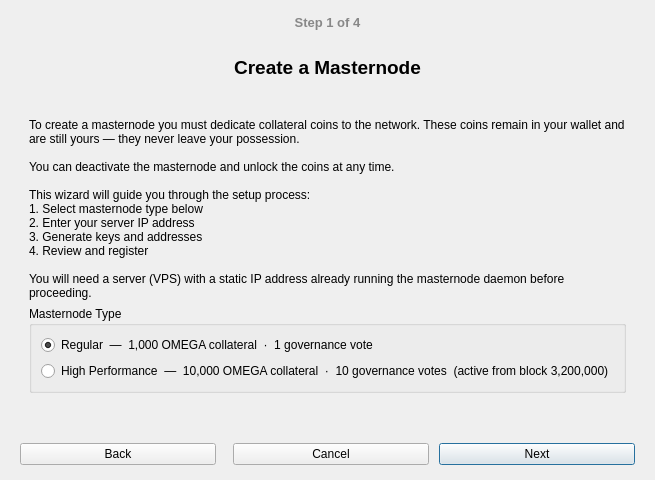
<?xml version="1.0" encoding="UTF-8"?>
<ui version="4.0">
 <class>MasternodeWizardDialog</class>
 <widget class="QDialog" name="MasternodeWizardDialog">
  <property name="geometry">
   <rect>
    <x>0</x>
    <y>0</y>
    <width>620</width>
    <height>480</height>
   </rect>
  </property>
  <property name="windowTitle">
   <string>Masternode Setup Wizard</string>
  </property>
  <property name="modal">
   <bool>true</bool>
  </property>
  <layout class="QVBoxLayout" name="mainLayout">
   <property name="spacing">
    <number>10</number>
   </property>
   <property name="leftMargin">
    <number>20</number>
   </property>
   <property name="topMargin">
    <number>15</number>
   </property>
   <property name="rightMargin">
    <number>20</number>
   </property>
   <property name="bottomMargin">
    <number>15</number>
   </property>
   <item>
    <widget class="QLabel" name="labelStepIndicator">
     <property name="text">
      <string>Step 1 of 4</string>
     </property>
     <property name="alignment">
      <set>Qt::AlignCenter</set>
     </property>
     <property name="styleSheet">
      <string>font-weight: bold; font-size: 10pt; color: #888;</string>
     </property>
    </widget>
   </item>
   <item>
    <widget class="QStackedWidget" name="stackedWidget">
     <property name="currentIndex">
      <number>0</number>
     </property>
     <!-- Page 0: Welcome -->
     <widget class="QWidget" name="pageWelcome">
      <layout class="QVBoxLayout" name="welcomeLayout">
       <item>
        <spacer name="welcomeTopSpacer">
         <property name="orientation">
          <enum>Qt::Vertical</enum>
         </property>
        </spacer>
       </item>
       <item>
        <widget class="QLabel" name="labelWelcomeTitle">
         <property name="text">
          <string>Create a Masternode</string>
         </property>
         <property name="alignment">
          <set>Qt::AlignCenter</set>
         </property>
         <property name="styleSheet">
          <string>font-size: 14pt; font-weight: bold;</string>
         </property>
        </widget>
       </item>
       <item>
        <spacer name="welcomeMidSpacer1">
         <property name="orientation">
          <enum>Qt::Vertical</enum>
         </property>
         <property name="sizeHint" stdset="0">
          <size>
           <width>20</width>
           <height>15</height>
          </size>
         </property>
        </spacer>
       </item>
       <item>
        <widget class="QLabel" name="labelWelcomeText">
         <property name="text">
          <string>To create a masternode you must dedicate collateral coins to the network. These coins remain in your wallet and are still yours — they never leave your possession.

You can deactivate the masternode and unlock the coins at any time.

This wizard will guide you through the setup process:
1. Select masternode type below
2. Enter your server IP address
3. Generate keys and addresses
4. Review and register

You will need a server (VPS) with a static IP address already running the masternode daemon before proceeding.</string>
         </property>
         <property name="wordWrap">
          <bool>true</bool>
         </property>
         <property name="alignment">
          <set>Qt::AlignLeft|Qt::AlignVCenter</set>
         </property>
        </widget>
       </item>
       <item>
        <widget class="QGroupBox" name="groupBoxMnType">
         <property name="title">
          <string>Masternode Type</string>
         </property>
         <layout class="QVBoxLayout" name="mnTypeLayout">
          <item>
           <widget class="QRadioButton" name="radioRegular">
            <property name="text">
             <string>Regular  —  1,000 OMEGA collateral  ·  1 governance vote</string>
            </property>
            <property name="checked">
             <bool>true</bool>
            </property>
           </widget>
          </item>
          <item>
           <widget class="QRadioButton" name="radioHP">
            <property name="text">
             <string>High Performance  —  10,000 OMEGA collateral  ·  10 governance votes  (active from block 3,200,000)</string>
            </property>
           </widget>
          </item>
         </layout>
        </widget>
       </item>
       <item>
        <spacer name="welcomeBottomSpacer">
         <property name="orientation">
          <enum>Qt::Vertical</enum>
         </property>
        </spacer>
       </item>
      </layout>
     </widget>
     <!-- Page 1: Server Configuration -->
     <widget class="QWidget" name="pageServer">
      <layout class="QVBoxLayout" name="serverLayout">
       <item>
        <spacer name="serverTopSpacer">
         <property name="orientation">
          <enum>Qt::Vertical</enum>
         </property>
        </spacer>
       </item>
       <item>
        <widget class="QLabel" name="labelServerTitle">
         <property name="text">
          <string>Server Configuration</string>
         </property>
         <property name="styleSheet">
          <string>font-size: 12pt; font-weight: bold;</string>
         </property>
         <property name="alignment">
          <set>Qt::AlignCenter</set>
         </property>
        </widget>
       </item>
       <item>
        <spacer name="serverMidSpacer1">
         <property name="orientation">
          <enum>Qt::Vertical</enum>
         </property>
         <property name="sizeHint" stdset="0">
          <size>
           <width>20</width>
           <height>15</height>
          </size>
         </property>
        </spacer>
       </item>
       <item>
        <widget class="QLabel" name="labelServerDesc">
         <property name="text">
          <string>Enter the IP address of your masternode server (VPS). The port will be set automatically to the default network port.</string>
         </property>
         <property name="wordWrap">
          <bool>true</bool>
         </property>
        </widget>
       </item>
       <item>
        <layout class="QHBoxLayout" name="ipLayout">
         <item>
          <widget class="QLabel" name="labelIp">
           <property name="text">
            <string>IP Address:</string>
           </property>
           <property name="minimumWidth">
            <number>100</number>
           </property>
          </widget>
         </item>
         <item>
          <widget class="QLineEdit" name="lineEditIpAddress">
           <property name="placeholderText">
            <string>e.g. 123.45.67.89</string>
           </property>
          </widget>
         </item>
        </layout>
       </item>
       <item>
        <layout class="QHBoxLayout" name="portLayout">
         <item>
          <widget class="QLabel" name="labelPort">
           <property name="text">
            <string>Port:</string>
           </property>
           <property name="minimumWidth">
            <number>100</number>
           </property>
          </widget>
         </item>
         <item>
          <widget class="QLineEdit" name="lineEditPort">
           <property name="placeholderText">
            <string>7777</string>
           </property>
           <property name="readOnly">
            <bool>true</bool>
           </property>
          </widget>
         </item>
        </layout>
       </item>
       <item>
        <widget class="QGroupBox" name="groupBoxPlatform">
         <property name="title">
          <string>Platform Fields (High Performance only)</string>
         </property>
         <property name="visible">
          <bool>false</bool>
         </property>
         <layout class="QFormLayout" name="platformFormLayout">
          <item row="0" column="0">
           <widget class="QLabel" name="labelPlatformNodeID">
            <property name="text">
             <string>Platform Node ID:</string>
            </property>
           </widget>
          </item>
          <item row="0" column="1">
           <widget class="QLineEdit" name="lineEditPlatformNodeID">
            <property name="placeholderText">
             <string>40-character hex node identity from your server</string>
            </property>
           </widget>
          </item>
          <item row="1" column="0">
           <widget class="QLabel" name="labelPlatformP2PPort">
            <property name="text">
             <string>Platform P2P Port:</string>
            </property>
           </widget>
          </item>
          <item row="1" column="1">
           <widget class="QLineEdit" name="lineEditPlatformP2PPort">
            <property name="readOnly">
             <bool>true</bool>
            </property>
           </widget>
          </item>
          <item row="2" column="0">
           <widget class="QLabel" name="labelPlatformHTTPPort">
            <property name="text">
             <string>Platform HTTP Port:</string>
            </property>
           </widget>
          </item>
          <item row="2" column="1">
           <widget class="QLineEdit" name="lineEditPlatformHTTPPort">
            <property name="readOnly">
             <bool>true</bool>
            </property>
           </widget>
          </item>
         </layout>
        </widget>
       </item>
       <item>
        <spacer name="serverBottomSpacer">
         <property name="orientation">
          <enum>Qt::Vertical</enum>
         </property>
        </spacer>
       </item>
      </layout>
     </widget>
     <!-- Page 2: Keys & Addresses -->
     <widget class="QWidget" name="pageKeys">
      <layout class="QVBoxLayout" name="keysLayout">
       <item>
        <widget class="QLabel" name="labelKeysTitle">
         <property name="text">
          <string>Keys and Addresses</string>
         </property>
         <property name="styleSheet">
          <string>font-size: 12pt; font-weight: bold;</string>
         </property>
         <property name="alignment">
          <set>Qt::AlignCenter</set>
         </property>
        </widget>
       </item>
       <item>
        <widget class="QLabel" name="labelKeysDesc">
         <property name="text">
          <string>Click "Generate" to create all required keys and addresses. The BLS operator secret key must be placed in the masternode daemon configuration file on your server.</string>
         </property>
         <property name="wordWrap">
          <bool>true</bool>
         </property>
        </widget>
       </item>
       <item>
        <widget class="QPushButton" name="btnGenerate">
         <property name="text">
          <string>Generate Keys and Addresses</string>
         </property>
        </widget>
       </item>
       <item>
        <layout class="QFormLayout" name="keysFormLayout">
         <property name="verticalSpacing">
          <number>8</number>
         </property>
         <item row="0" column="0">
          <widget class="QLabel" name="labelOwnerAddrLabel">
           <property name="text">
            <string>Owner Address:</string>
           </property>
          </widget>
         </item>
         <item row="0" column="1">
          <widget class="QLineEdit" name="lineEditOwnerAddress">
           <property name="readOnly">
            <bool>true</bool>
           </property>
          </widget>
         </item>
         <item row="1" column="0">
          <widget class="QLabel" name="labelPayoutAddrLabel">
           <property name="text">
            <string>Payout Address:</string>
           </property>
          </widget>
         </item>
         <item row="1" column="1">
          <widget class="QLineEdit" name="lineEditPayoutAddress">
           <property name="readOnly">
            <bool>true</bool>
           </property>
          </widget>
         </item>
         <item row="2" column="0">
          <widget class="QLabel" name="labelBlsPubLabel">
           <property name="text">
            <string>BLS Public Key:</string>
           </property>
          </widget>
         </item>
         <item row="2" column="1">
          <widget class="QLineEdit" name="lineEditBlsPublicKey">
           <property name="readOnly">
            <bool>true</bool>
           </property>
          </widget>
         </item>
         <item row="3" column="0">
          <widget class="QLabel" name="labelBlsSecretLabel">
           <property name="text">
            <string>BLS Secret Key:</string>
           </property>
          </widget>
         </item>
         <item row="3" column="1">
          <widget class="QLineEdit" name="lineEditBlsSecretKey">
           <property name="readOnly">
            <bool>true</bool>
           </property>
          </widget>
         </item>
        </layout>
       </item>
       <item>
        <widget class="QLabel" name="labelBlsWarning">
         <property name="text">
          <string>IMPORTANT: Copy the BLS Secret Key above and add it to the masternode.conf on your server as:
masternodeblsprivkey=&lt;BLS Secret Key&gt;</string>
         </property>
         <property name="wordWrap">
          <bool>true</bool>
         </property>
         <property name="styleSheet">
          <string>color: #c0392b; font-weight: bold;</string>
         </property>
        </widget>
       </item>
       <item>
        <spacer name="keysBottomSpacer">
         <property name="orientation">
          <enum>Qt::Vertical</enum>
         </property>
        </spacer>
       </item>
      </layout>
     </widget>
     <!-- Page 3: Review & Confirm -->
     <widget class="QWidget" name="pageConfirm">
      <layout class="QVBoxLayout" name="confirmLayout">
       <item>
        <spacer name="confirmTopSpacer">
         <property name="orientation">
          <enum>Qt::Vertical</enum>
         </property>
        </spacer>
       </item>
       <item>
        <widget class="QLabel" name="labelConfirmTitle">
         <property name="text">
          <string>Review and Register</string>
         </property>
         <property name="styleSheet">
          <string>font-size: 12pt; font-weight: bold;</string>
         </property>
         <property name="alignment">
          <set>Qt::AlignCenter</set>
         </property>
        </widget>
       </item>
       <item>
        <widget class="QLabel" name="labelConfirmDesc">
         <property name="text">
          <string>Please review your masternode configuration. Make sure your wallet is unlocked and has sufficient funds for the collateral and transaction fee.</string>
         </property>
         <property name="wordWrap">
          <bool>true</bool>
         </property>
        </widget>
       </item>
       <item>
        <widget class="QTextEdit" name="textEditSummary">
         <property name="readOnly">
          <bool>true</bool>
         </property>
        </widget>
       </item>
       <item>
        <spacer name="confirmBottomSpacer">
         <property name="orientation">
          <enum>Qt::Vertical</enum>
         </property>
        </spacer>
       </item>
      </layout>
     </widget>
    </widget>
   </item>
   <item>
    <widget class="QLabel" name="labelStatus">
     <property name="text">
      <string></string>
     </property>
     <property name="wordWrap">
      <bool>true</bool>
     </property>
     <property name="styleSheet">
      <string>color: #c0392b;</string>
     </property>
    </widget>
   </item>
   <item>
    <layout class="QHBoxLayout" name="buttonLayout">
     <item>
      <widget class="QPushButton" name="btnBack">
       <property name="text">
        <string>Back</string>
       </property>
       <property name="visible">
        <bool>false</bool>
       </property>
      </widget>
     </item>
     <item>
      <spacer name="buttonSpacer">
       <property name="orientation">
        <enum>Qt::Horizontal</enum>
       </property>
      </spacer>
     </item>
     <item>
      <widget class="QPushButton" name="btnCancel">
       <property name="text">
        <string>Cancel</string>
       </property>
      </widget>
     </item>
     <item>
      <widget class="QPushButton" name="btnNext">
       <property name="text">
        <string>Next</string>
       </property>
       <property name="default">
        <bool>true</bool>
       </property>
      </widget>
     </item>
    </layout>
   </item>
  </layout>
 </widget>
 <resources/>
 <connections/>
</ui>
